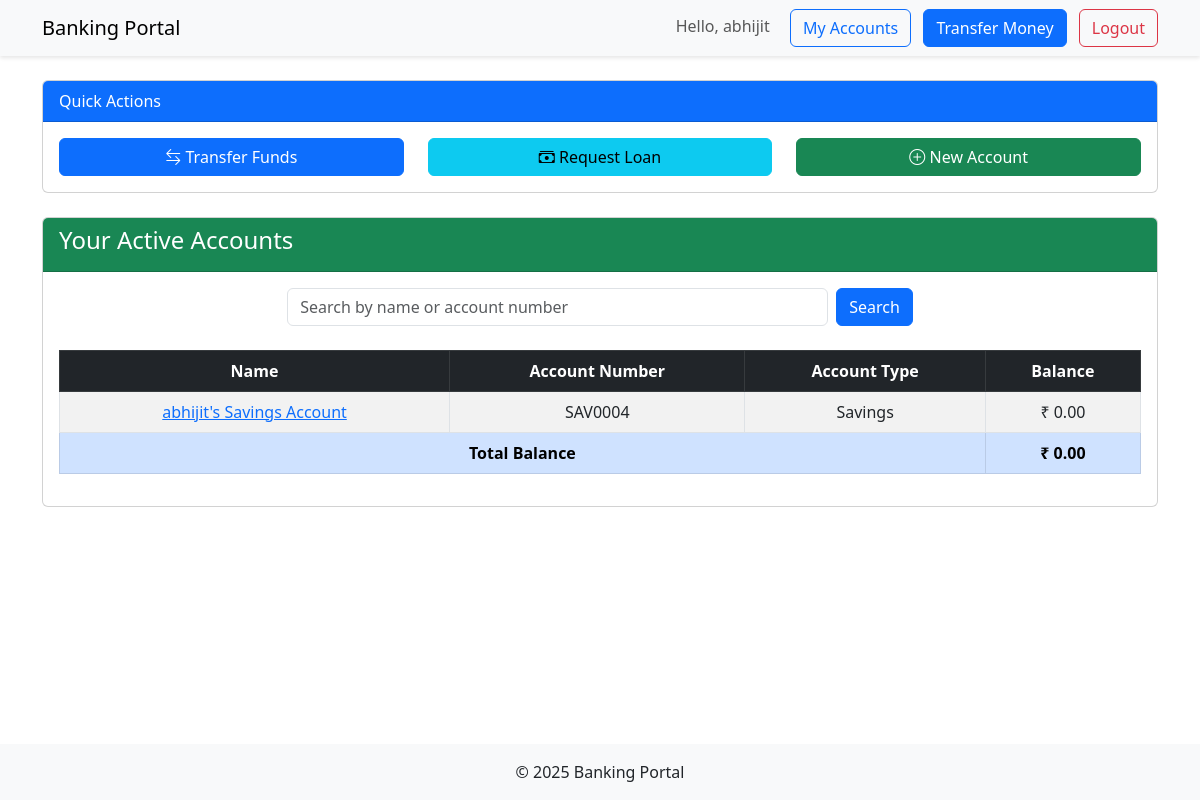
Page /bank/accounts/ (signed in) on the earlier database version.
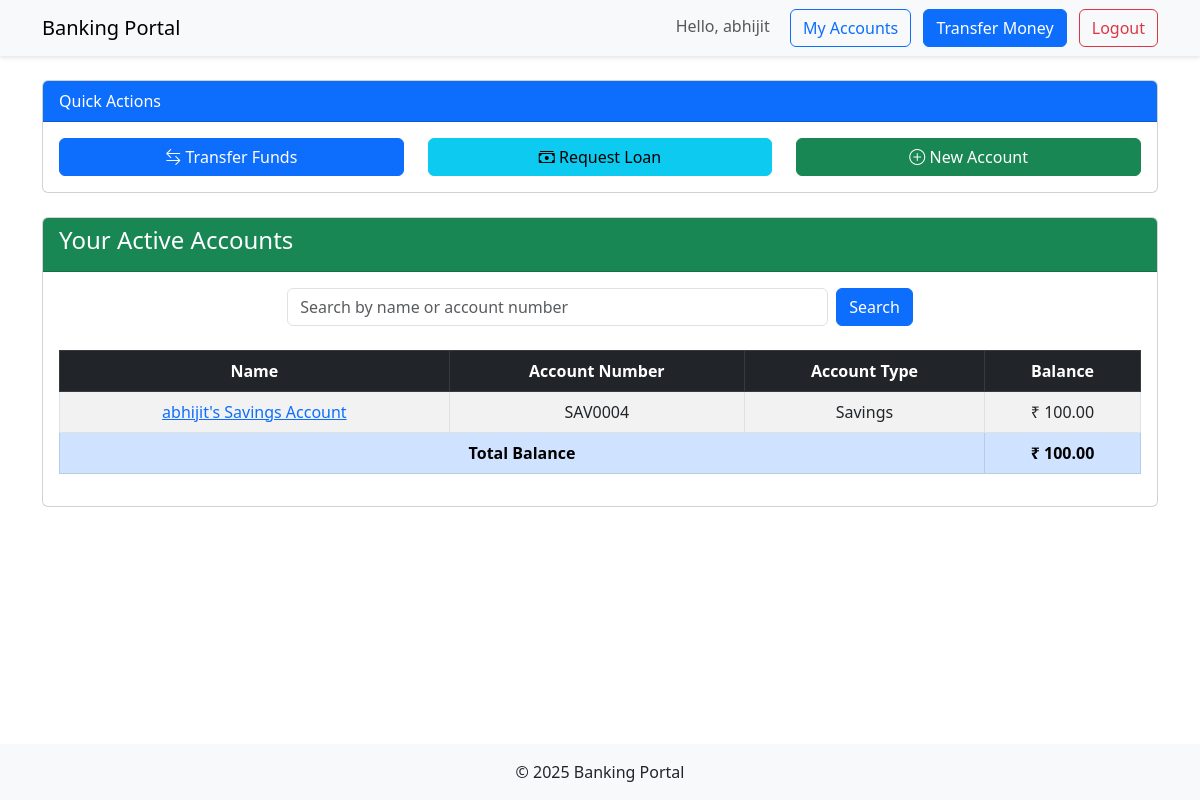
Same page on the later database version.
### core/models.py (models this page shows, shortened)
class CustomerAccount(models.Model):
    user = models.ForeignKey(settings.AUTH_USER_MODEL, on_delete=models.CASCADE) #Temporary
    profile = models.ForeignKey(CustomerProfile, on_delete=models.CASCADE, null=True, blank=True)
    name = models.CharField(max_length=100)
    account_number = models.CharField(max_length=10, unique=True)
    balance = models.DecimalField(max_digits=10, decimal_places=2)
    contact = models.CharField(max_length=15, default='N/A')
    ACCOUNT_TYPES = [
        ('Savings', 'Savings'),
        ('Current', 'Current'),
    ]
    account_type = models.CharField(max_length=10, choices=ACCOUNT_TYPES, default='Savings')

### core/views.py (the view)
# urls.py: path('accounts/', views.account_list, name='account_list'),
@login_required
def account_list(request):
    query = request.GET.get('q')
    accounts = CustomerAccount.objects.filter(user=request.user) #it is a base query set which ensures only the current logged in user's accounts are taken in account
    pending_requests = AccountRequest.objects.filter(user=request.user, is_approved=False)
    if query:
        accounts = accounts.objects.filter(
            Q(name__icontains=query) | Q(account_number__icontains=query)
        )
    total_balance = accounts.aggregate(Sum('balance'))['balance__sum'] or 0
    paginator = Paginator(accounts, 10)  # Show 10 accounts per page
    page_number = request.GET.get('page')
    page_obj = paginator.get_page(page_number)
    return render(request, 'core/account_list.html',
                  {'accounts': accounts,
                   'pending_requests': pending_requests,
                   'query': query,
                   'total_balance': total_balance,
                   'page_obj' : page_obj
                   })

### core/context_processors.py (called while the page is built)
def admin_approvals(request):
    if request.user.is_staff:
        from .models import User, AccountRequest
        return {
            'pending_users': User.objects.filter(is_approved=False).count(),
            'pending_accounts': AccountRequest.objects.filter(is_approved=False).count()
        }
    return {}

### core/templates/core/account_list.html (shortened to what this page needs)
{% extends 'base.html' %}
{% load humanize %}
{% block content %}
    <div class="card mt-4">
        {% if not user.is_admin %}
        <div class="card-header bg-primary text-white">
            Quick Actions
        </div>
        <div class="card-body">
            <div class="row">
                <div class="col-md-4 mb-3 mb-md-0">
                    <a href="{% url 'bank:transfer' %}" class="btn btn-primary w-100">
                        <i class="bi bi-arrow-left-right"></i> Transfer Funds
                    </a>
                </div>
                <div class="col-md-4 mb-3 mb-md-0">
                    <a href="{% url 'bank:request_loan' %}" class="btn btn-info w-100">
                        <i class="bi bi-cash-stack"></i> Request Loan
                    </a>
                </div>
                <div class="col-md-4">
                    <a href="{% url 'bank:create_account' %}" class="btn btn-success w-100">
                        <i class="bi bi-plus-circle"></i> New Account
                    </a>
                </div>
            </div>
        </div>
        {% endif %}
    </div>
    <br>
    <div class="card">
        <div class="card-header bg-success text-white">
            <h4>Your Active Accounts</h4>
        </div>
        <div class="card-body">
            <form method="get" class="mb-4 d-flex justify-content-center">
                <input type="text" name="q" class="form-control w-50 me-2"
                       placeholder="Search by name or account number" value="{{ query|default:'' }}">
                <button type="submit" class="btn btn-primary">Search</button>
            </form>
            <table class="table table-bordered table-striped text-center">
                <thead class="table-dark">
                    <tr>
                        <th>Name</th>
                        <th>Account Number</th>
                        <th>Account Type</th>
                        <th>Balance</th>
                    </tr>
                </thead>
                <tbody>
                    {% for account in accounts %}
                    <tr>
                        <td>
                            <a href="{% url 'bank:account_detail' account.pk %}">
                                {{ account.name }}
                            </a>
                        </td>
                        <td>{{ account.account_number }}</td>
                        <td>{{ account.account_type }}</td>
                        <td>₹ {{ account.balance|floatformat:2|intcomma }}</td>
                    </tr>
                    {% empty %}
                    <tr>
                        <td colspan="4">No active accounts found.</td>
                    </tr>
                    {% endfor %}
                </tbody>
                <tfoot>
                    <tr class="fw-bold table-primary">
                        <td colspan="3">Total Balance</td>
                        <td>₹ {{ total_balance|floatformat:2|intcomma }}</td>
                    </tr>
                </tfoot>
            </table>
        </div>
    </div>
{% endblock %}

Differences in the rows shown:
changed CustomerAccount "abhijit's Savings Account": balance "0.00" → "100.00"
Other differences:
{{ total_balance|floatformat:2|intcomma }}: "0.00" → "100.00"
